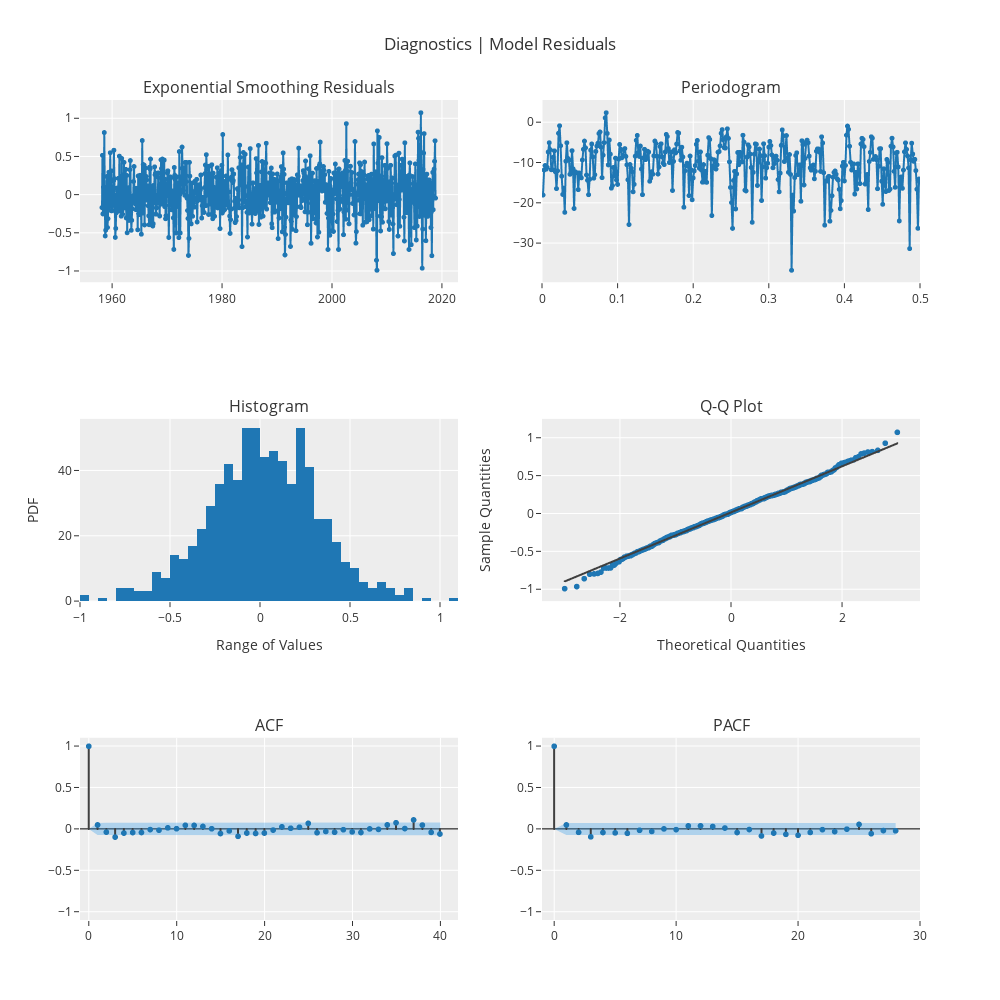

Write notebook code for a chart like this one.
### Code cell
fig_kwargs={'renderer': 'jupyterlab', 'height': 1000, 'width': 1000}

plot_model(model, 'diagnostics', fig_kwargs = fig_kwargs)

### Figure 1 — Plotly figure (JSON) as saved in the notebook; plotly's stock layout.template omitted (floating-point values rounded to 4 significant figures; data arrays with more than 128 entries replaced by an {"elided": "..."} marker saying what was removed)
{"data": [{"line": {"color": "rgb(31, 119, 180)", "width": 2}, "marker": {"color": "rgb(31, 119, 180)", "size": 5}, "mode": "lines+markers", "name": "Exponential Smoothing", "showlegend": false, "type": "scattergl", "x": {"elided": "730 str values"}, "xaxis": "x", "y": {"elided": "730 float values"}, "yaxis": "y"}, {"hoverinfo": "text", "hovertext": {"elided": "365 str values"}, "line": {"color": "#1f77b4", "width": 2}, "marker": {"size": 5}, "mode": "lines+markers", "name": "Exponential Smoothing", "showlegend": false, "type": "scattergl", "x": {"elided": "365 float values"}, "xaxis": "x2", "y": {"elided": "365 float values"}, "yaxis": "y2"}, {"alignmentgroup": "True", "bingroup": "x", "hovertemplate": "variable=Exponential Smoothing<br>value=%{x}<br>count=%{y}<extra></extra>", "legendgroup": "Exponential Smoothing", "marker": {"color": "#1f77b4", "pattern": {"shape": ""}}, "name": "Exponential Smoothing", "offsetgroup": "Exponential Smoothing", "orientation": "v", "showlegend": false, "type": "histogram", "x": {"elided": "730 float values"}, "xaxis": "x3", "yaxis": "y3"}, {"marker": {"color": "#1f77b4"}, "mode": "markers", "name": "Exponential Smoothing", "showlegend": false, "type": "scattergl", "x": {"elided": "730 float values"}, "xaxis": "x4", "y": {"elided": "730 float values"}, "yaxis": "y4"}, {"line": {"color": "#3f3f3f"}, "mode": "lines", "name": "Exponential Smoothing", "showlegend": false, "type": "scattergl", "x": {"elided": "730 float values"}, "xaxis": "x4", "y": {"elided": "730 float values"}, "yaxis": "y4"}, {"line": {"color": "#3f3f3f"}, "mode": "lines", "name": "ACF", "showlegend": false, "type": "scattergl", "x": [0, 0], "xaxis": "x5", "y": [0, 1], "yaxis": "y5"}, {"line": {"color": "#3f3f3f"}, "mode": "lines", "name": "ACF", "showlegend": false, "type": "scattergl", "x": [1, 1], "xaxis": "x5", "y": [0, 0.04901], "yaxis": "y5"}, {"line": {"color": "#3f3f3f"}, "mode": "lines", "name": "ACF", "showlegend": false, "type": "scattergl", "x": [2, 2], "xaxis": "x5", "y": [0, -0.03775], "yaxis": "y5"}, {"line": {"color": "#3f3f3f"}, "mode": "lines", "name": "ACF", "showlegend": false, "type": "scattergl", "x": [3, 3], "xaxis": "x5", "y": [0, -0.09776], "yaxis": "y5"}, {"line": {"color": "#3f3f3f"}, "mode": "lines", "name": "ACF", "showlegend": false, "type": "scattergl", "x": [4, 4], "xaxis": "x5", "y": [0, -0.04941], "yaxis": "y5"}, {"line": {"color": "#3f3f3f"}, "mode": "lines", "name": "ACF", "showlegend": false, "type": "scattergl", "x": [5, 5], "xaxis": "x5", "y": [0, -0.04306], "yaxis": "y5"}, {"line": {"color": "#3f3f3f"}, "mode": "lines", "name": "ACF", "showlegend": false, "type": "scattergl", "x": [6, 6], "xaxis": "x5", "y": [0, -0.04225], "yaxis": "y5"}, {"line": {"color": "#3f3f3f"}, "mode": "lines", "name": "ACF", "showlegend": false, "type": "scattergl", "x": [7, 7], "xaxis": "x5", "y": [0, -0.007047], "yaxis": "y5"}, {"line": {"color": "#3f3f3f"}, "mode": "lines", "name": "ACF", "showlegend": false, "type": "scattergl", "x": [8, 8], "xaxis": "x5", "y": [0, -0.01446], "yaxis": "y5"}, {"line": {"color": "#3f3f3f"}, "mode": "lines", "name": "ACF", "showlegend": false, "type": "scattergl", "x": [9, 9], "xaxis": "x5", "y": [0, 0.01389], "yaxis": "y5"}, {"line": {"color": "#3f3f3f"}, "mode": "lines", "name": "ACF", "showlegend": false, "type": "scattergl", "x": [10, 10], "xaxis": "x5", "y": [0, 0.003589], "yaxis": "y5"}, {"line": {"color": "#3f3f3f"}, "mode": "lines", "name": "ACF", "showlegend": false, "type": "scattergl", "x": [11, 11], "xaxis": "x5", "y": [0, 0.04466], "yaxis": "y5"}, {"line": {"color": "#3f3f3f"}, "mode": "lines", "name": "ACF", "showlegend": false, "type": "scattergl", "x": [12, 12], "xaxis": "x5", "y": [0, 0.04332], "yaxis": "y5"}, {"line": {"color": "#3f3f3f"}, "mode": "lines", "name": "ACF", "showlegend": false, "type": "scattergl", "x": [13, 13], "xaxis": "x5", "y": [0, 0.03044], "yaxis": "y5"}, {"line": {"color": "#3f3f3f"}, "mode": "lines", "name": "ACF", "showlegend": false, "type": "scattergl", "x": [14, 14], "xaxis": "x5", "y": [0, 0.002976], "yaxis": "y5"}, {"line": {"color": "#3f3f3f"}, "mode": "lines", "name": "ACF", "showlegend": false, "type": "scattergl", "x": [15, 15], "xaxis": "x5", "y": [0, -0.05493], "yaxis": "y5"}, {"line": {"color": "#3f3f3f"}, "mode": "lines", "name": "ACF", "showlegend": false, "type": "scattergl", "x": [16, 16], "xaxis": "x5", "y": [0, -0.02322], "yaxis": "y5"}, {"line": {"color": "#3f3f3f"}, "mode": "lines", "name": "ACF", "showlegend": false, "type": "scattergl", "x": [17, 17], "xaxis": "x5", "y": [0, -0.08859], "yaxis": "y5"}, {"line": {"color": "#3f3f3f"}, "mode": "lines", "name": "ACF", "showlegend": false, "type": "scattergl", "x": [18, 18], "xaxis": "x5", "y": [0, -0.04914], "yaxis": "y5"}, {"line": {"color": "#3f3f3f"}, "mode": "lines", "name": "ACF", "showlegend": false, "type": "scattergl", "x": [19, 19], "xaxis": "x5", "y": [0, -0.05401], "yaxis": "y5"}, {"line": {"color": "#3f3f3f"}, "mode": "lines", "name": "ACF", "showlegend": false, "type": "scattergl", "x": [20, 20], "xaxis": "x5", "y": [0, -0.0492], "yaxis": "y5"}, {"line": {"color": "#3f3f3f"}, "mode": "lines", "name": "ACF", "showlegend": false, "type": "scattergl", "x": [21, 21], "xaxis": "x5", "y": [0, -0.01332], "yaxis": "y5"}, {"line": {"color": "#3f3f3f"}, "mode": "lines", "name": "ACF", "showlegend": false, "type": "scattergl", "x": [22, 22], "xaxis": "x5", "y": [0, 0.02589], "yaxis": "y5"}, {"line": {"color": "#3f3f3f"}, "mode": "lines", "name": "ACF", "showlegend": false, "type": "scattergl", "x": [23, 23], "xaxis": "x5", "y": [0, 0.009024], "yaxis": "y5"}, {"line": {"color": "#3f3f3f"}, "mode": "lines", "name": "ACF", "showlegend": false, "type": "scattergl", "x": [24, 24], "xaxis": "x5", "y": [0, 0.02113], "yaxis": "y5"}, {"line": {"color": "#3f3f3f"}, "mode": "lines", "name": "ACF", "showlegend": false, "type": "scattergl", "x": [25, 25], "xaxis": "x5", "y": [0, 0.06848], "yaxis": "y5"}, {"line": {"color": "#3f3f3f"}, "mode": "lines", "name": "ACF", "showlegend": false, "type": "scattergl", "x": [26, 26], "xaxis": "x5", "y": [0, -0.04497], "yaxis": "y5"}, {"line": {"color": "#3f3f3f"}, "mode": "lines", "name": "ACF", "showlegend": false, "type": "scattergl", "x": [27, 27], "xaxis": "x5", "y": [0, -0.02978], "yaxis": "y5"}, {"line": {"color": "#3f3f3f"}, "mode": "lines", "name": "ACF", "showlegend": false, "type": "scattergl", "x": [28, 28], "xaxis": "x5", "y": [0, -0.03927], "yaxis": "y5"}, {"line": {"color": "#3f3f3f"}, "mode": "lines", "name": "ACF", "showlegend": false, "type": "scattergl", "x": [29, 29], "xaxis": "x5", "y": [0, -0.008431], "yaxis": "y5"}, {"line": {"color": "#3f3f3f"}, "mode": "lines", "name": "ACF", "showlegend": false, "type": "scattergl", "x": [30, 30], "xaxis": "x5", "y": [0, -0.03491], "yaxis": "y5"}, {"line": {"color": "#3f3f3f"}, "mode": "lines", "name": "ACF", "showlegend": false, "type": "scattergl", "x": [31, 31], "xaxis": "x5", "y": [0, -0.04243], "yaxis": "y5"}, {"line": {"color": "#3f3f3f"}, "mode": "lines", "name": "ACF", "showlegend": false, "type": "scattergl", "x": [32, 32], "xaxis": "x5", "y": [0, 0.001273], "yaxis": "y5"}, {"line": {"color": "#3f3f3f"}, "mode": "lines", "name": "ACF", "showlegend": false, "type": "scattergl", "x": [33, 33], "xaxis": "x5", "y": [0, -0.004806], "yaxis": "y5"}, {"line": {"color": "#3f3f3f"}, "mode": "lines", "name": "ACF", "showlegend": false, "type": "scattergl", "x": [34, 34], "xaxis": "x5", "y": [0, 0.04956], "yaxis": "y5"}, {"line": {"color": "#3f3f3f"}, "mode": "lines", "name": "ACF", "showlegend": false, "type": "scattergl", "x": [35, 35], "xaxis": "x5", "y": [0, 0.07533], "yaxis": "y5"}, {"line": {"color": "#3f3f3f"}, "mode": "lines", "name": "ACF", "showlegend": false, "type": "scattergl", "x": [36, 36], "xaxis": "x5", "y": [0, 0.005172], "yaxis": "y5"}, {"line": {"color": "#3f3f3f"}, "mode": "lines", "name": "ACF", "showlegend": false, "type": "scattergl", "x": [37, 37], "xaxis": "x5", "y": [0, 0.1095], "yaxis": "y5"}, {"line": {"color": "#3f3f3f"}, "mode": "lines", "name": "ACF", "showlegend": false, "type": "scattergl", "x": [38, 38], "xaxis": "x5", "y": [0, 0.04712], "yaxis": "y5"}, {"line": {"color": "#3f3f3f"}, "mode": "lines", "name": "ACF", "showlegend": false, "type": "scattergl", "x": [39, 39], "xaxis": "x5", "y": [0, -0.04077], "yaxis": "y5"}, {"line": {"color": "#3f3f3f"}, "mode": "lines", "name": "ACF", "showlegend": false, "type": "scattergl", "x": [40, 40], "xaxis": "x5", "y": [0, -0.06043], "yaxis": "y5"}, {"marker": {"color": "#1f77b4", "size": 6}, "mode": "markers", "name": "ACF", "showlegend": false, "type": "scattergl", "x": [0, 1, 2, 3, 4, 5, 6, 7, 8, 9, 10, 11, 12, 13, 14, 15, 16, 17, 18, 19, 20, 21, 22, 23, 24, 25, 26, 27, 28, 29, 30, 31, 32, 33, 34, 35, 36, 37, 38, 39, 40], "xaxis": "x5", "y": [1, 0.04901, -0.03775, -0.09776, -0.04941, -0.04306, -0.04225, -0.007047, -0.01446, 0.01389, 0.003589, 0.04466, 0.04332, 0.03044, 0.002976, -0.05493, -0.02322, -0.08859, -0.04914, -0.05401, -0.0492, -0.01332, 0.02589, 0.009024, 0.02113, 0.06848, -0.04497, -0.02978, -0.03927, -0.008431, -0.03491, -0.04243, 0.001273, -0.004806, 0.04956, 0.07533, 0.005172, 0.1095, 0.04712, -0.04077, -0.06043], "yaxis": "y5"}, {"line": {"color": "rgba(255,255,255,0)"}, "mode": "lines", "name": "UC", "showlegend": false, "type": "scatter", "x": [0, 1, 2, 3, 4, 5, 6, 7, 8, 9, 10, 11, 12, 13, 14, 15, 16, 17, 18, 19, 20, 21, 22, 23, 24, 25, 26, 27, 28, 29, 30, 31, 32, 33, 34, 35, 36, 37, 38, 39, 40], "xaxis": "x5", "y": [0, 0.07254, 0.07272, 0.07282, 0.07351, 0.07368, 0.07381, 0.07394, 0.07394, 0.07396, 0.07397, 0.07397, 0.07411, 0.07425, 0.07431, 0.07431, 0.07453, 0.07457, 0.07512, 0.07529, 0.07549, 0.07566, 0.07567, 0.07572, 0.07572, 0.07575, 0.07608, 0.07622, 0.07628, 0.07639, 0.07639, 0.07648, 0.0766, 0.0766, 0.0766, 0.07677, 0.07716, 0.07716, 0.07797, 0.07812, 0.07823], "yaxis": "y5"}, {"fill": "tonexty", "fillcolor": "rgba(32, 146, 230,0.3)", "line": {"color": "rgba(255,255,255,0)"}, "mode": "lines", "name": "LC", "showlegend": false, "type": "scatter", "x": [0, 1, 2, 3, 4, 5, 6, 7, 8, 9, 10, 11, 12, 13, 14, 15, 16, 17, 18, 19, 20, 21, 22, 23, 24, 25, 26, 27, 28, 29, 30, 31, 32, 33, 34, 35, 36, 37, 38, 39, 40], "xaxis": "x5", "y": [0, -0.07254, -0.07272, -0.07282, -0.07351, -0.07368, -0.07381, -0.07394, -0.07394, -0.07396, -0.07397, -0.07397, -0.07411, -0.07425, -0.07431, -0.07431, -0.07453, -0.07457, -0.07512, -0.07529, -0.07549, -0.07566, -0.07567, -0.07572, -0.07572, -0.07575, -0.07608, -0.07622, -0.07628, -0.07639, -0.07639, -0.07648, -0.0766, -0.0766, -0.0766, -0.07677, -0.07716, -0.07716, -0.07797, -0.07812, -0.07823], "yaxis": "y5"}, {"line": {"color": "#3f3f3f"}, "mode": "lines", "name": "PACF", "showlegend": false, "type": "scattergl", "x": [0, 0], "xaxis": "x6", "y": [0, 1], "yaxis": "y6"}, {"line": {"color": "#3f3f3f"}, "mode": "lines", "name": "PACF", "showlegend": false, "type": "scattergl", "x": [1, 1], "xaxis": "x6", "y": [0, 0.04908], "yaxis": "y6"}, {"line": {"color": "#3f3f3f"}, "mode": "lines", "name": "PACF", "showlegend": false, "type": "scattergl", "x": [2, 2], "xaxis": "x6", "y": [0, -0.04036], "yaxis": "y6"}, {"line": {"color": "#3f3f3f"}, "mode": "lines", "name": "PACF", "showlegend": false, "type": "scattergl", "x": [3, 3], "xaxis": "x6", "y": [0, -0.09463], "yaxis": "y6"}, {"line": {"color": "#3f3f3f"}, "mode": "lines", "name": "PACF", "showlegend": false, "type": "scattergl", "x": [4, 4], "xaxis": "x6", "y": [0, -0.04229], "yaxis": "y6"}, {"line": {"color": "#3f3f3f"}, "mode": "lines", "name": "PACF", "showlegend": false, "type": "scattergl", "x": [5, 5], "xaxis": "x6", "y": [0, -0.04696], "yaxis": "y6"}, {"line": {"color": "#3f3f3f"}, "mode": "lines", "name": "PACF", "showlegend": false, "type": "scattergl", "x": [6, 6], "xaxis": "x6", "y": [0, -0.05223], "yaxis": "y6"}, {"line": {"color": "#3f3f3f"}, "mode": "lines", "name": "PACF", "showlegend": false, "type": "scattergl", "x": [7, 7], "xaxis": "x6", "y": [0, -0.01589], "yaxis": "y6"}, {"line": {"color": "#3f3f3f"}, "mode": "lines", "name": "PACF", "showlegend": false, "type": "scattergl", "x": [8, 8], "xaxis": "x6", "y": [0, -0.02897], "yaxis": "y6"}, {"line": {"color": "#3f3f3f"}, "mode": "lines", "name": "PACF", "showlegend": false, "type": "scattergl", "x": [9, 9], "xaxis": "x6", "y": [0, 0.001298], "yaxis": "y6"}, {"line": {"color": "#3f3f3f"}, "mode": "lines", "name": "PACF", "showlegend": false, "type": "scattergl", "x": [10, 10], "xaxis": "x6", "y": [0, -0.007686], "yaxis": "y6"}, {"line": {"color": "#3f3f3f"}, "mode": "lines", "name": "PACF", "showlegend": false, "type": "scattergl", "x": [11, 11], "xaxis": "x6", "y": [0, 0.03723], "yaxis": "y6"}, {"line": {"color": "#3f3f3f"}, "mode": "lines", "name": "PACF", "showlegend": false, "type": "scattergl", "x": [12, 12], "xaxis": "x6", "y": [0, 0.03784], "yaxis": "y6"}, {"line": {"color": "#3f3f3f"}, "mode": "lines", "name": "PACF", "showlegend": false, "type": "scattergl", "x": [13, 13], "xaxis": "x6", "y": [0, 0.02969], "yaxis": "y6"}, {"line": {"color": "#3f3f3f"}, "mode": "lines", "name": "PACF", "showlegend": false, "type": "scattergl", "x": [14, 14], "xaxis": "x6", "y": [0, 0.0116], "yaxis": "y6"}, {"line": {"color": "#3f3f3f"}, "mode": "lines", "name": "PACF", "showlegend": false, "type": "scattergl", "x": [15, 15], "xaxis": "x6", "y": [0, -0.04248], "yaxis": "y6"}, {"line": {"color": "#3f3f3f"}, "mode": "lines", "name": "PACF", "showlegend": false, "type": "scattergl", "x": [16, 16], "xaxis": "x6", "y": [0, -0.006474], "yaxis": "y6"}, {"line": {"color": "#3f3f3f"}, "mode": "lines", "name": "PACF", "showlegend": false, "type": "scattergl", "x": [17, 17], "xaxis": "x6", "y": [0, -0.08416], "yaxis": "y6"}, {"line": {"color": "#3f3f3f"}, "mode": "lines", "name": "PACF", "showlegend": false, "type": "scattergl", "x": [18, 18], "xaxis": "x6", "y": [0, -0.04948], "yaxis": "y6"}, {"line": {"color": "#3f3f3f"}, "mode": "lines", "name": "PACF", "showlegend": false, "type": "scattergl", "x": [19, 19], "xaxis": "x6", "y": [0, -0.06442], "yaxis": "y6"}, {"line": {"color": "#3f3f3f"}, "mode": "lines", "name": "PACF", "showlegend": false, "type": "scattergl", "x": [20, 20], "xaxis": "x6", "y": [0, -0.07609], "yaxis": "y6"}, {"line": {"color": "#3f3f3f"}, "mode": "lines", "name": "PACF", "showlegend": false, "type": "scattergl", "x": [21, 21], "xaxis": "x6", "y": [0, -0.04154], "yaxis": "y6"}, {"line": {"color": "#3f3f3f"}, "mode": "lines", "name": "PACF", "showlegend": false, "type": "scattergl", "x": [22, 22], "xaxis": "x6", "y": [0, -0.00747], "yaxis": "y6"}, {"line": {"color": "#3f3f3f"}, "mode": "lines", "name": "PACF", "showlegend": false, "type": "scattergl", "x": [23, 23], "xaxis": "x6", "y": [0, -0.03098], "yaxis": "y6"}, {"line": {"color": "#3f3f3f"}, "mode": "lines", "name": "PACF", "showlegend": false, "type": "scattergl", "x": [24, 24], "xaxis": "x6", "y": [0, -0.001943], "yaxis": "y6"}, {"line": {"color": "#3f3f3f"}, "mode": "lines", "name": "PACF", "showlegend": false, "type": "scattergl", "x": [25, 25], "xaxis": "x6", "y": [0, 0.05549], "yaxis": "y6"}, {"line": {"color": "#3f3f3f"}, "mode": "lines", "name": "PACF", "showlegend": false, "type": "scattergl", "x": [26, 26], "xaxis": "x6", "y": [0, -0.05668], "yaxis": "y6"}, {"line": {"color": "#3f3f3f"}, "mode": "lines", "name": "PACF", "showlegend": false, "type": "scattergl", "x": [27, 27], "xaxis": "x6", "y": [0, -0.01896], "yaxis": "y6"}, {"line": {"color": "#3f3f3f"}, "mode": "lines", "name": "PACF", "showlegend": false, "type": "scattergl", "x": [28, 28], "xaxis": "x6", "y": [0, -0.02197], "yaxis": "y6"}, {"marker": {"color": "#1f77b4", "size": 6}, "mode": "markers", "name": "PACF", "showlegend": false, "type": "scattergl", "x": [0, 1, 2, 3, 4, 5, 6, 7, 8, 9, 10, 11, 12, 13, 14, 15, 16, 17, 18, 19, 20, 21, 22, 23, 24, 25, 26, 27, 28], "xaxis": "x6", "y": [1, 0.04908, -0.04036, -0.09463, -0.04229, -0.04696, -0.05223, -0.01589, -0.02897, 0.001298, -0.007686, 0.03723, 0.03784, 0.02969, 0.0116, -0.04248, -0.006474, -0.08416, -0.04948, -0.06442, -0.07609, -0.04154, -0.00747, -0.03098, -0.001943, 0.05549, -0.05668, -0.01896, -0.02197], "yaxis": "y6"}, {"line": {"color": "rgba(255,255,255,0)"}, "mode": "lines", "name": "UC", "showlegend": false, "type": "scatter", "x": [0, 1, 2, 3, 4, 5, 6, 7, 8, 9, 10, 11, 12, 13, 14, 15, 16, 17, 18, 19, 20, 21, 22, 23, 24, 25, 26, 27, 28], "xaxis": "x6", "y": [0, 0.07254, 0.07254, 0.07254, 0.07254, 0.07254, 0.07254, 0.07254, 0.07254, 0.07254, 0.07254, 0.07254, 0.07254, 0.07254, 0.07254, 0.07254, 0.07254, 0.07254, 0.07254, 0.07254, 0.07254, 0.07254, 0.07254, 0.07254, 0.07254, 0.07254, 0.07254, 0.07254, 0.07254], "yaxis": "y6"}, {"fill": "tonexty", "fillcolor": "rgba(32, 146, 230,0.3)", "line": {"color": "rgba(255,255,255,0)"}, "mode": "lines", "name": "LC", "showlegend": false, "type": "scatter", "x": [0, 1, 2, 3, 4, 5, 6, 7, 8, 9, 10, 11, 12, 13, 14, 15, 16, 17, 18, 19, 20, 21, 22, 23, 24, 25, 26, 27, 28], "xaxis": "x6", "y": [0, -0.07254, -0.07254, -0.07254, -0.07254, -0.07254, -0.07254, -0.07254, -0.07254, -0.07254, -0.07254, -0.07254, -0.07254, -0.07254, -0.07254, -0.07254, -0.07254, -0.07254, -0.07254, -0.07254, -0.07254, -0.07254, -0.07254, -0.07254, -0.07254, -0.07254, -0.07254, -0.07254, -0.07254], "yaxis": "y6"}], "layout": {"annotations": [{"font": {"size": 16}, "showarrow": false, "text": "Exponential Smoothing Residuals", "x": 0.225, "xanchor": "center", "xref": "paper", "y": 1.0, "yanchor": "bottom", "yref": "paper"}, {"font": {"size": 16}, "showarrow": false, "text": "Periodogram", "x": 0.775, "xanchor": "center", "xref": "paper", "y": 1.0, "yanchor": "bottom", "yref": "paper"}, {"font": {"size": 16}, "showarrow": false, "text": "Histogram", "x": 0.225, "xanchor": "center", "xref": "paper", "y": 0.6111, "yanchor": "bottom", "yref": "paper"}, {"font": {"size": 16}, "showarrow": false, "text": "Q-Q Plot", "x": 0.775, "xanchor": "center", "xref": "paper", "y": 0.6111, "yanchor": "bottom", "yref": "paper"}, {"font": {"size": 16}, "showarrow": false, "text": "ACF", "x": 0.225, "xanchor": "center", "xref": "paper", "y": 0.2222, "yanchor": "bottom", "yref": "paper"}, {"font": {"size": 16}, "showarrow": false, "text": "PACF", "x": 0.775, "xanchor": "center", "xref": "paper", "y": 0.2222, "yanchor": "bottom", "yref": "paper"}], "autosize": false, "height": 1000, "showlegend": false, "title": {"text": "Diagnostics | Model Residuals"}, "width": 1000, "xaxis": {"anchor": "y", "autorange": true, "domain": [0, 0.45], "range": ["1954-02-26 12:04:38.1255", "2022-12-03 11:55:21.8745"], "type": "date"}, "xaxis2": {"anchor": "y2", "domain": [0.55, 1], "range": [0, 0.5], "type": "linear"}, "xaxis3": {"anchor": "y3", "autorange": true, "domain": [0, 0.45], "range": [-1, 1.1], "title": {"text": "Range of Values"}, "type": "linear"}, "xaxis4": {"anchor": "y4", "autorange": true, "domain": [0.55, 1], "range": [-3.404, 3.404], "title": {"text": "Theoretical Quantities"}, "type": "linear"}, "xaxis5": {"anchor": "y5", "domain": [0, 0.45], "range": [-1, 42], "type": "linear"}, "xaxis6": {"anchor": "y6", "domain": [0.55, 1], "range": [-1, 30], "type": "linear"}, "yaxis": {"anchor": "x", "autorange": true, "domain": [0.7778, 1], "range": [-1.147, 1.239], "type": "linear"}, "yaxis2": {"anchor": "x2", "autorange": true, "domain": [0.7778, 1], "range": [-39.71, 5.509], "type": "linear"}, "yaxis3": {"anchor": "x3", "autorange": true, "domain": [0.3889, 0.6111], "range": [0, 55.79], "title": {"text": "PDF"}}, "yaxis4": {"anchor": "x4", "autorange": true, "domain": [0.3889, 0.6111], "range": [-1.157, 1.249], "title": {"text": "Sample Quantities"}, "type": "linear"}, "yaxis5": {"anchor": "x5", "domain": [0, 0.2222], "range": [-1.1, 1.1], "type": "linear", "zerolinecolor": "#000000"}, "yaxis6": {"anchor": "x6", "domain": [0, 0.2222], "range": [-1.1, 1.1], "type": "linear", "zerolinecolor": "#000000"}}}
